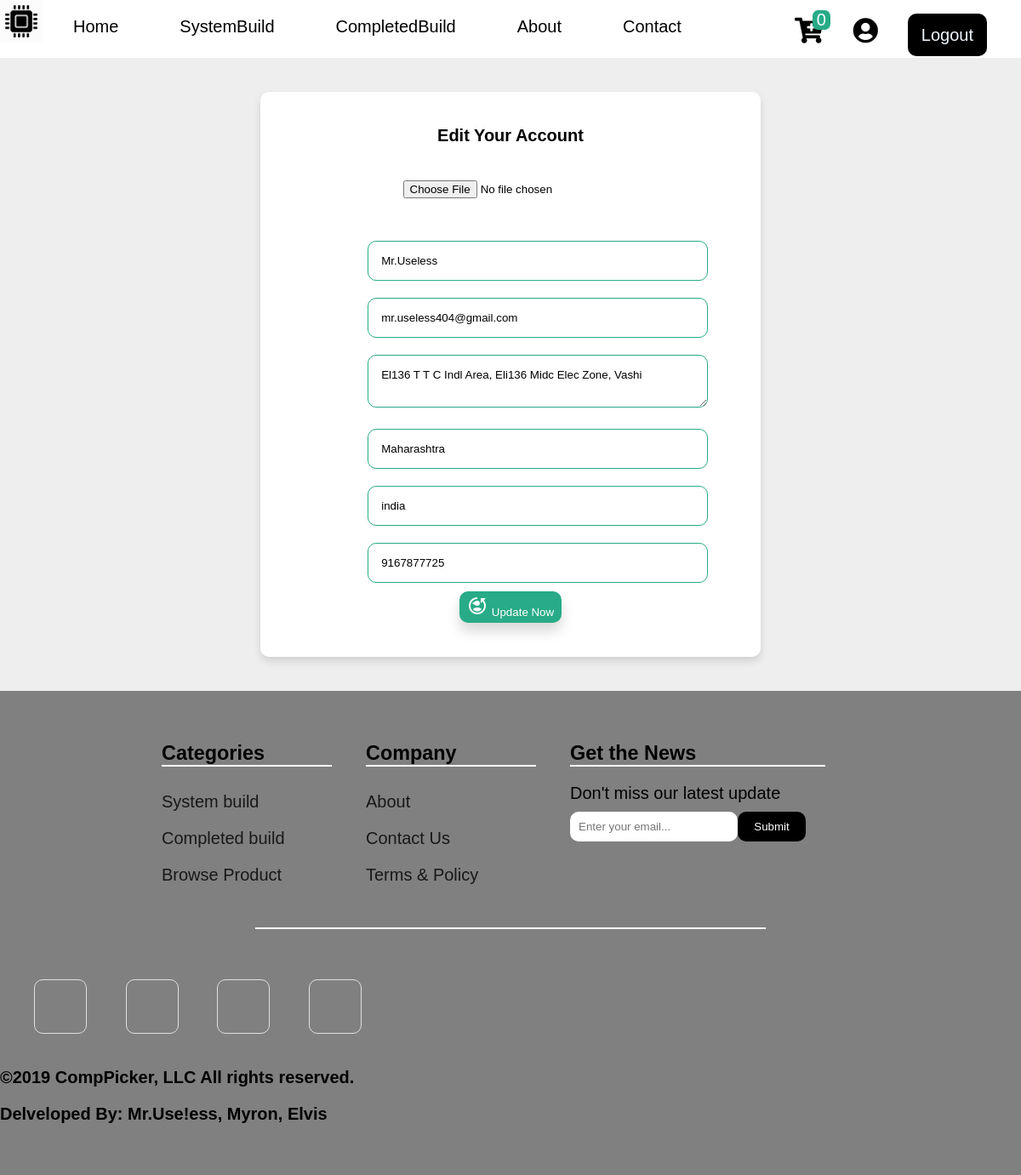
The page /account/editaccount.php (signed in) on the database its author committed.
### tables this page shows
CREATE TABLE `users` (
  `isUsers` int(11) NOT NULL,
  `uidUsers` tinytext NOT NULL,
  `emailUsers` tinytext NOT NULL,
  `pwdUsers` longtext NOT NULL,
  `mobNumber` tinytext NOT NULL,
  `address` varchar(255) NOT NULL,
  `country` varchar(100) NOT NULL,
  `state` varchar(100) NOT NULL,
  `userImage` varchar(255) NOT NULL
);

### account/editaccount.php (the view, shortened to what this page needs)
<?php
    include('../functions/functions.php');
    $userID = $_SESSION['userId'];
?>
<!DOCTYPE html>
<html lang="en">
<head>
     <link rel="stylesheet" href="../style.css">
     <link rel="stylesheet" href="../customstyle.css">
     <link rel="stylesheet" href="https://use.fontawesome.com/releases/v5.10.2/css/all.css">
</head>
<body>
          <div style="position:sticky;top:0px;z-index:1;height:8%;" class="d-flex flex-col w-100 white">
               <div class="d-flex jcsb">
                    <div class="d-flex flex-row">
                         <div>
                              <img class="img1" src="../img/cpu.png" alt="">
                         </div>
                         <div class="menu">
                              <ul class="ls-none active current-item">
                                   <li class="p-1"><a class="pl-1 text-deco-none text-black nav" href="../index.php">Home</a></li>
                                   <li class="p-1"><a class="pl-1 text-deco-none text-black nav" href="../builds/system-build.php">SystemBuild</a></li>
                                   <li class="p-1"><a class="pl-1 text-deco-none text-black nav" href="../builds/completed_build.php">CompletedBuild</a></li>
                                   <li class="p-1"><a class="pl-1 text-deco-none text-black nav" href="../about.php">About</a></li>
                                   <li class="p-1"><a class="pl-1 text-deco-none text-black nav" href="../contact.php">Contact</a></li>
                              </ul>
                         </div>
                    </div>
                    <div class="mt-1">
                         <?php
                              if(isset($_SESSION['userId'])){
                                   echo'<form action="includes/logout.inc.php" method="post">
                                   <div class="d-flex jcfe">
                                   <div class="cart-btn">
                                   <div style="font-size:30px;" class="nav-icon"><a href="../cart/cart.php"><i style="color:black;" class="fas fa-cart-plus"></i></a></div>
                                   <div class="cart-items">'?><?php cartcount(); echo'</div>
                                   </div>
                                   <div style="font-size:30px; padding:0 15px;" class="text-black"><a class="text-black" href="myAccount.php?acc"><div class="mx-1" ><i class="fas fa-user-circle"></i></div></a></div>
                                   <div style="margin:10px 0;"><a class="text-deco-none signup-button-field mr-2 text-black pr-1" href="../includes/logout.inc.php" name="logout-submit">Logout</a></div>
                                   </div>
                                   </form>';
                                   }
                         ?>
                    </div>
               </div>
          </div>
          <div class="py-2 bg-color">
               <div class="container">
                    <div class="container b-rad-2 shadow-sm white">
                         <div class="p-2">
                              <div class="container">
                                   <h1 style="color:#00342; font-size:20px;"  class="text-center">Edit Your Account</h1>
                              </div>
                              <div style="font-size:18px;" class=" container">
                                   <?php
                                        $selectuser = "SELECT * FROM users WHERE isUsers='$userID'";
                                        $check = mysqli_query($conn, $selectuser);
                                        while($row = mysqli_fetch_array($check)){
                                        $userName = $row['uidUsers'];
                                        ?>
                                        <form action="editaccount.php" method="POST" enctype="multipart/form-data">
                                             <div class="mt-2">
                                                  <div class="mb-2 text-center">
                                                       <input type="file" name="file" value="<?php echo $row['userImage'] ?>">
                                                  </div>
                                                  <div class="text-center">
                                                       <input type="text" name="username" placeholder="Enter your name..." value="<?php echo $userName; ?>" class="input-field-f b-rad-2">
                                                  </div>
                                                  <div class="text-center">
                                                       <input type="text" name="email" placeholder="Enter your email..." value="<?php echo $row['emailUsers']; ?>" class="input-field-f b-rad-2">
                                                  </div>
                                                  <div class="text-center">
                                                       <textarea name='address' placeholder="Enter your Address..." class="input-field-f b-rad-2"><?php echo $row['address']; ?></textarea>
                                                  </div>
                                                  <div class="text-center">
                                                       <input type="text" name="country" placeholder="Enter your Country..." value="<?php echo $row['country']; ?>" class="input-field-f b-rad-2">
                                                  </div>
                                                  <div class="text-center">
                                                       <input type="text" name="state" placeholder="Enter your State..." value="<?php echo $row['state']; ?>" class="input-field-f b-rad-2">
                                                  </div>
                                                  <div class="text-center">
                                                       <input type="text" name="mobnumber" placeholder="Enter your Mobile number..." value="<?php echo $row['mobNumber']; ?>" class="input-field-f b-rad-2">
                                                  </div>
                                                  <div class="text-center">
                                                       <button type="submit" name="update" class="b-rad-2 shadow-md editsubmit"><pre><img style="padding-right:5px;">Update Now</pre></button>
                                                  </div>
                                             </div>
                                        </form>
                                   <?php  }?>
                              </div>
                         </div>
                    </div>
               </div>
          </div>
     <div style="background:gray" class="pt-3 pb-3 d-flex flex-col">
          <div class="d-flex jcc">
               <div style="width:200px;" class="mr-2 mb-2">
                    <h3 align='left'>Categories</h3>
                    <div class='b-1 text-white mb-1'></div>
                    <div class="d-flex flex-col">
                         <a class="text-deco-none py-sm text-black footer-hover" align="left" href="./builds/system-build.php">System build</a>
                         <a class="text-deco-none py-sm text-black footer-hover" align="left" href="./builds/completed_build.php">Completed build</a>
                         <a class="text-deco-none py-sm text-black footer-hover" align="left" href="#">Browse Product</a>
                    </div>
               </div>
               <div style="width:200px;" class="mr-2 mb-2">
                    <h3 align='left'>Company</h3>
                    <div class='b-1 text-white mb-1'></div>
                    <div class="d-flex flex-col">
                         <a class="text-deco-none py-sm text-black footer-hover" align="left" href="about.php">About</a>
                         <a class="text-deco-none py-sm text-black footer-hover" align="left"  href="contact.php">Contact Us</a>
                         <a class="text-deco-none py-sm text-black footer-hover" align="left"  href="#">Terms & Policy</a>
                    </div>
               </div>
               <div style="width:300px;" class="mr-2 mb-2">
                    <h3 align='left'>Get the News</h3>
                    <div class='b-1 text-white mb-1'></div>
                    <div class="d-flex flex-col">
                         <div style=" font-size:20px;" align='left'>Don't miss our latest update</div>
                         <div>
                              <form action="" method="post">
                                   <input type="text" placeholder="Enter your email..." style="border:none; padding:10px;margin-top:10px; border-radius:10px; float:left">
                                   <input type="submit" style="border:none; padding:10px;margin-top:10px; border-radius:10px;color:white; background:black; width:80px;">
                              </form>
                         </div>
                    </div>
               </div>
          </div>
          <div class="b-1 text-white w-max-50 ml-50 mb-3"></div>
          <div class="p-1">
               <a class="m-1 b-1 b-rad-2 text-white p-1 footer-link" href="https://www.instagram.com/__mr.useless_404__/"><i class="fa fa-instagram"></i></a>
               <a class="m-1 b-1 b-rad-2 text-white p-1 footer-link" href="https://www.facebook.com/agnel.selv"><i class="fa fa-facebook"></i></a>
               <a class="m-1 b-1 b-rad-2 text-white p-1 footer-link" href="https://twitter.com/Agnel04454713"><i class="fa fa-twitter"></i></a>
               <a class="m-1 b-1 b-rad-2 text-white p-1 footer-link" href="https://www.youtube.com/channel/UCsj3TXPOn0Xn3XYTq-YBd8w?view_as=subscriber"><i class="fa fa-youtube"></i></a>
          </div>
          <div>
               <b><p class="mt-2 mb-1">&copy;2019 CompPicker, LLC All rights reserved.</p></b>
               <b>Delveloped By: Mr.Use!ess, Myron, Elvis</b>
          </div>
     </div>
</body>
</html>

### style.css (style rules this page uses)
html { font-size: 16px; }
* { margin: 0; padding: 0; font-family: "Nunito", sans-serif; -webkit-box-sizing: border-box; box-sizing: border-box; }
body { background: #fff; color: #000; }
.text-deco-none { text-decoration: none; }
.text-center { text-align: center; }
.w-100 { width: 100%; }
.w-max-50 { max-width: 50%; }
.m-1 { margin: 1rem; }
.mx-1 { margin-left: 1rem; margin-right: 1rem; }
.mt-1 { margin-top: 1rem; }
.mb-1 { margin-bottom: 1rem; }
.p-1 { padding: 1rem; }
.pl-1 { padding-left: 1rem; }
.pr-1 { padding-right: 1rem; }
.mr-2 { margin-right: 2rem; }
.mt-2 { margin-top: 2rem; }
.mb-2 { margin-bottom: 2rem; }
.p-2 { padding: 2rem; }
.py-2 { padding-top: 2rem; padding-bottom: 2rem; }
.mb-3 { margin-bottom: 3rem; }
.pt-3 { padding-top: 3rem; }
.pb-3 { padding-bottom: 3rem; }
.py-sm { padding-top: 0.5rem; padding-bottom: 0.5rem; }
.b-1 { border: 1px solid ; }
.ls-none { list-style: none; }
.container { width: 85%; margin: auto; }
h1 { font-size: 1rem; }
.d-flex { display: -webkit-box; display: -ms-flexbox; display: flex; }
.flex-row { -webkit-box-orient: horizontal; -webkit-box-direction: normal; -ms-flex-direction: row; flex-direction: row; }
.flex-col { -webkit-box-orient: vertical; -webkit-box-direction: normal; -ms-flex-direction: column; flex-direction: column; }
.jcc { -webkit-box-pack: center; -ms-flex-pack: center; justify-content: center; }
.jcfe { -webkit-box-pack: end; -ms-flex-pack: end; justify-content: flex-end; }
.jcsb { -webkit-box-pack: justify; -ms-flex-pack: justify; justify-content: space-between; }
.b-rad-2 { border-radius: 0.5rem; }
.shadow-sm { -webkit-box-shadow: 0 0.25rem 0.5rem rgba(0, 0, 0, 0.125); box-shadow: 0 0.25rem 0.5rem rgba(0, 0, 0, 0.125); }
.shadow-md { -webkit-box-shadow: 0 0.5rem 0.75rem rgba(0, 0, 0, 0.15); box-shadow: 0 0.5rem 0.75rem rgba(0, 0, 0, 0.15); }
.white { color: #000; background-color: white; }
.text-white { color: white; }
.text-black { color: black; }
@media screen and (min-width: 1200px) { html { font-size: 20px; } }
@media screen and (min-width: 1200px) { .container { width: 70%; } }

### customstyle.css (style rules this page uses)
.bg-color { background: #eeeeee; }
.img1 { width: 50px; }
body { font-family: Verdana, Geneva, Tahoma, sans-serif; overflow-x: hidden; }
.ml-50 { margin-left: 25% }
.editsubmit { padding:5px 7px;width:120px;background:#28AB87; border:none; color:white; text-align: center; }
.input-field-f { border:1px solid #28AB87; padding: 15px; margin: 10px; width: 400px; outline: none; }
.signup-button-field { background: #000; color: aliceblue; padding:14px 16px; border-radius: 10px; outline: none; }
.nav { background: #fff; color: #000; padding:14px 16px; }
.footer-link { color: #E0E0E0; }
.footer-hover { color: #181818; }
.cart-btn { position:relative; cursor: pointer; }
.cart-items { position: absolute; top: -8px; right: -8px; background: #28AB87; padding: 0 5px; border-radius: 30%; color: white; }
.cart-items { position: absolute; top: -8px; right: -8px; background: #28AB87; padding: 0 10px; border-radius: 30%; color: white; }
@media screen and (min-width: 860px) { .menu { width:100%; } }
.menu ul { display:inline-block; }
.menu li { float:left; list-style:none; }
.menu li:last-child { margin-right:0px; }
.menu a { transition:color linear 0.15s; }
.menu a:hover, .menu .current-item a { text-decoration:none; }

### rows shown on the page
users: username "Mr.Useless", email "mr.useless404@gmail.com", address "El136 T T C Indl Area, Eli136 Midc Elec Zone, Vashi", country "Maharashtra", state "india", mobnumber "9167877725"

### other values the page prints
$count "0"
